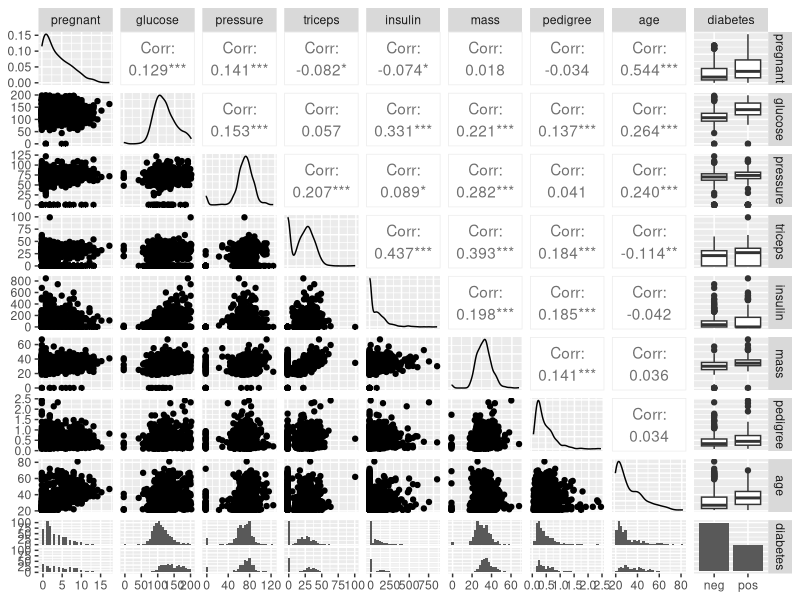

Source code (R):
## ---- chunk 1
knitr::opts_chunk$set(echo = TRUE)
## ---- chunk 2
n_train = 50
sd = 2
set.seed(1)
x1 = runif(n_train, min = -3, max = 3)
x2 = runif(n_train, min = -3, max = 3)
epsilon = rnorm(n_train, sd = sd)

beta0 = 10; beta1 = 5; beta2 = -2;

y = beta0 + beta1*x1 + beta2*x2 + epsilon

data = data.frame(y = y, x1 = x1, x2 = x2)
head(data)
## ---- chunk 3
lm_fit = glm(y ~ ., data = data)
summary(lm_fit)
lm_pred = predict(lm_fit)
head(lm_pred)

(rmse_train = sqrt(mean((lm_pred - data$y)^2)))
## ---- chunk 4
n_test = 1000
set.seed(1)
x1 = runif(n_test, min = -3, max = 3)
x2 = runif(n_test, min = -3, max = 3)
epsilon = rnorm(n_test, sd = sd)

beta0 = 10; beta1 = 5; beta2 = -2;

y = beta0 + beta1*x1 + beta2*x2 + epsilon

data_test = data.frame(y = y, x1 = x1, x2 = x2)
head(data_test)

lm_pred_test = predict(lm_fit, data = data_test)
(rmse_test = sqrt(mean((lm_pred_test - data_test$y)^2)))
## ---- chunk 5
library(mlbench)
data(PimaIndiansDiabetes)
head(PimaIndiansDiabetes)
summary(PimaIndiansDiabetes)

library(ggplot2)
library(GGally)
ggpairs(PimaIndiansDiabetes)
## ---- chunk 6
(sum(PimaIndiansDiabetes$triceps == 0))
(sum(PimaIndiansDiabetes$triceps > 0))
## ---- chunk 7
result = matrix(NA, ncol = 6)
# colnames(result) = c("Logistic Regression", "LDA", "QDA", "KNN-10", "KNN-5", "Naive Bayes")

# Logistic Regression
log_reg_fit = glm(diabetes ~ ., family = binomial, data = PimaIndiansDiabetes)
log_reg_prob = predict(log_reg_fit, type = "response")
log_reg_pred = ifelse(log_reg_prob > 0.5, "pos", "neg")
table(log_reg_pred, PimaIndiansDiabetes$diabetes)

result[1] = mean(log_reg_pred != PimaIndiansDiabetes$diabetes)

# LDA
library(MASS)
lda_fit = lda(diabetes ~ ., data = PimaIndiansDiabetes)
lda_pred = predict(lda_fit, newdata = PimaIndiansDiabetes)
table(lda_pred$class, PimaIndiansDiabetes$diabetes)

result[2] = mean(lda_pred$class != PimaIndiansDiabetes$diabetes)

# QDA
qda_fit = qda(diabetes ~ ., data = PimaIndiansDiabetes)
qda_pred = predict(qda_fit, newdata = PimaIndiansDiabetes)
table(qda_pred$class, PimaIndiansDiabetes$diabetes)

result[3] = mean(qda_pred$class != PimaIndiansDiabetes$diabetes)

# KNN-10
library(class)
dim(PimaIndiansDiabetes)
knn_fit = knn(train = PimaIndiansDiabetes[,-9], test = PimaIndiansDiabetes[,-9], cl = PimaIndiansDiabetes[,9], k = 10)
table(knn_fit, PimaIndiansDiabetes$diabetes)

result[4] = mean(knn_fit != PimaIndiansDiabetes$diabetes)

# KNN-5
knn5_fit = knn(train = PimaIndiansDiabetes[,-9], test = PimaIndiansDiabetes[,-9], cl = PimaIndiansDiabetes[,9], k = 5)
table(knn5_fit, PimaIndiansDiabetes$diabetes)

result[5] = mean(knn5_fit != PimaIndiansDiabetes$diabetes)

# Naive Bayes
library(e1071)
nb_fit = naiveBayes(diabetes ~ ., data = PimaIndiansDiabetes)
nb_pred = predict(nb_fit, newdata = PimaIndiansDiabetes)
table(nb_pred, PimaIndiansDiabetes$diabetes)

result[6] = mean(nb_pred != PimaIndiansDiabetes$diabetes)

result
